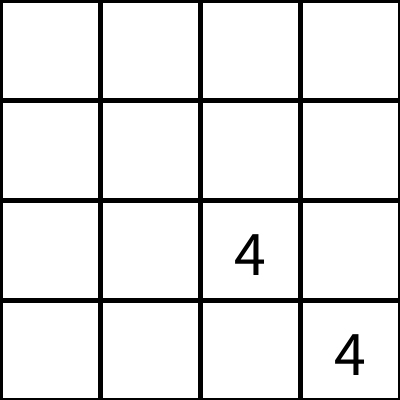
Frame 1 (no input)
Frame 60 (the mouse pressed at the canvas centre just before this capture): identical to frame 1, image omitted
Frame 120 (the mouse held since frame 60 and released just before this capture): identical to frame 1, image omitted

The Processing sketch that drew this single still picture (run headless with seeded random() and noise(); from frame 60 on, the mouse is pressed at the canvas centre):

// Processing sketch: main
// ── main.pde

static class Direction{
  static int left = 0;
  static int up = 1;
  static int right = 2;
  static int down = 3;
}

Table table;

void setup(){
  size(400,400);
  
  table = new Table(4, 100);
}

void draw(){
  background(255);
  table.show();
}

void keyPressed(){
  if(key == 'a'){
    table.move(Direction.left);
  }else if(key == 'w'){
    table.move(Direction.up);
  }else if(key == 'd'){
    table.move(Direction.right);
  }else if(key == 's'){
    table.move(Direction.down);
  }
}
// ── table.pde
class Table{
  
  int _size;
  int _w;
  
  Tile[][] grid;
  
  public Table(int _size, int _w){
    this._size = _size;
    this._w = _w;
    
    this.createGrid(_size);
    this.addNumber();
    this.addNumber();
  }
  
  private void createGrid(int size){
    grid = new Tile[size][size];
    for(int i = 0; i < size; i++){
      Tile[] temp = new Tile[size];
      for(int j = 0; j < size; j++){
        temp[j] = new Tile();
      }
      grid[i] = temp;
    }
  }
  
  public void addNumber(){
    ArrayList<Tile> list = new ArrayList<Tile>();
    
    for(int i = 0; i < _size; i++){
      for(int j = 0; j < _size; j++){
        if(grid[i][j].isZero()){
          list.add(grid[i][j]);
        }
      }
    }
    
    if(list.isEmpty()){
      return;
    }
    
    int rand = floor(random(list.size()));
    Tile t = list.get(rand);
    int num = random(1) > 0.5f ? 2 : 4;
    t.setNumber(num);
  }
  
  public void move(int dir){
    switch(dir){
      case 0: // left
        this.moveLeft();
        break;
      case 1: // up
        this.rotateLeft();
        this.moveLeft();
        this.rotateRight();
        break;
      case 2: // right
        this.rotateLeft();
        this.rotateLeft();
        this.moveLeft();
        this.rotateRight();
        this.rotateRight();
        break;
      case 3: // down
        this.rotateRight();
        this.moveLeft();
        this.rotateLeft();
        break;
    }
    
    addNumber();
  }
  
  private void moveLeft(){
    for(int i = 0; i < _size; i++){
      ArrayList<Tile> temp = new ArrayList<Tile>();
      for(int j = 0; j < _size; j++){
        if(!grid[i][j].isZero()){
          temp.add(grid[i][j]);
        }
      }
      
      Tile[] t = new Tile[_size];
      for(int j = 0; j < _size; j++){
        if(j < temp.size()){
          t[j] = temp.get(j);
        }else{
          t[j] = new Tile();
        }
      }
      grid[i] = t;
      
    }
    
    moveCheck();
  }
  
  private void rotateLeft(){
    Tile[][] tempgrid = new Tile[_size][_size];
    for(int i = 0; i < _size; i++){
      for(int j = 0; j < _size; j++){
        tempgrid[(_size-1) - j][i] = grid[i][j];
      }
    }
    grid = tempgrid;
  }
  
  private void rotateRight(){
    Tile[][] tempgrid = new Tile[_size][_size];
    for(int i = 0; i < _size; i++){
      for(int j = 0; j < _size; j++){
        tempgrid[j][(_size-1) - i] = grid[i][j];
      }
    }
    grid = tempgrid;
  }
  
  private void moveCheck(){
    for(int i = 0; i < _size; i++){
      Tile currentTile = null;
      for(int j = 0; j < _size; j++){
        Tile t = grid[i][j];
        if(!t.isZero()){
          if(currentTile != null && currentTile.canCombine(t)){
            currentTile.combine(t);
            t.destroy();
            
            currentTile = null;
          }else{
            currentTile = t;
          }
        }
      }
    }
  }
  
  public void update(){
  
  }
  
  public void show(){
    for(int i = 0; i < _size; i++){
      for(int j = 0; j < _size; j++){
        // box
        fill(255);
        stroke(0);
        strokeWeight(5);
        rect(j * _w, i * _w, _w, _w);
        
        // text
        if(!grid[i][j].isZero()){
          fill(0);
          textSize(64);
          textAlign(CENTER);
          String num = str(grid[i][j].getNumber());
          text(num, j * _w + _w/2, (i * _w - _w/4) + _w);
        }
      }
    }
  }
  
}
// ── tile.pde
class Tile{
  
  int number;
  
  public Tile(){
    this.number = 0;
  }
  
  public void setNumber(int num){
    this.number = num;
  }
  
  public Boolean canCombine(Tile t){
    if(this.number == t.number){
      return true;
    }
    return false;
  }
  
  public void combine(Tile t){
    this.setNumber(this.number + t.number);
  }
  
  public void destroy(){
    this.number = 0;
  }
  
  public int getNumber(){
    return this.number;
  }
  
  public boolean isZero(){
    return number == 0;
  }
  
}
